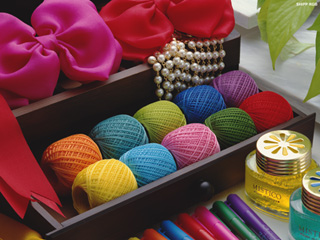
#> input picture 實作練習/opencv-view/data/s.jpg, 320 x 240 px
$ python '邊緣處理.py'
#> lines starting #> are read from the running program, lines starting #| are printed output that depends on the picture
import cv2

a = 50
img1 = cv2.imread('data/s.jpg')
#> img1 is the input picture: shape (240, 320, 3); mean B, G, R 68.4, 72.5, 111.6
img1 = cv2.resize(img1,None,fx=0.5,fy=0.5)
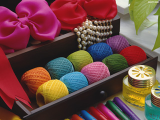
#> img1: shape (120, 160, 3); mean B, G, R 68.5, 72.6, 111.8

cv2.imshow('img',img1)

constant= cv2.copyMakeBorder(img1,a,a,a,a,cv2.BORDER_CONSTANT,value=(0,255,255))
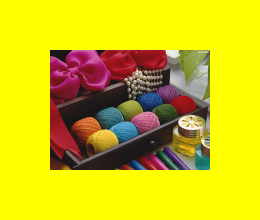
#> constant: shape (220, 260, 3); mean B, G, R 23, 193.8, 206.9
cv2.imshow('constant',constant)

replicate = cv2.copyMakeBorder(img1,a,a,a,a,cv2.BORDER_REPLICATE)
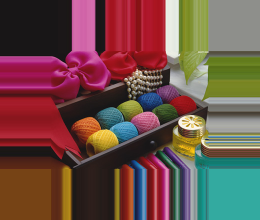
#> replicate: shape (220, 260, 3); mean B, G, R 72.5, 79.2, 110.2
cv2.imshow('replicate',replicate)

reflect = cv2.copyMakeBorder(img1,a,a,a,a,cv2.BORDER_REFLECT)
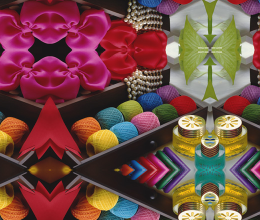
#> reflect: shape (220, 260, 3); mean B, G, R 70.4, 75.4, 117.2
cv2.imshow('reflect',reflect)

wrap = cv2.copyMakeBorder(img1,a,a,a,a,cv2.BORDER_WRAP)
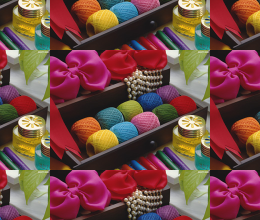
#> wrap: shape (220, 260, 3); mean B, G, R 70.4, 75.4, 117.2
cv2.imshow('wrap',wrap)

if cv2.waitKey(0) & 0xff == 27: #按ESC離開
#> (key Esc is pressed here)
    cv2.destroyAllWindows()

$ run again, with 實作練習/opencv-view/data/1.jpg copied over 實作練習/opencv-view/data/s.jpg
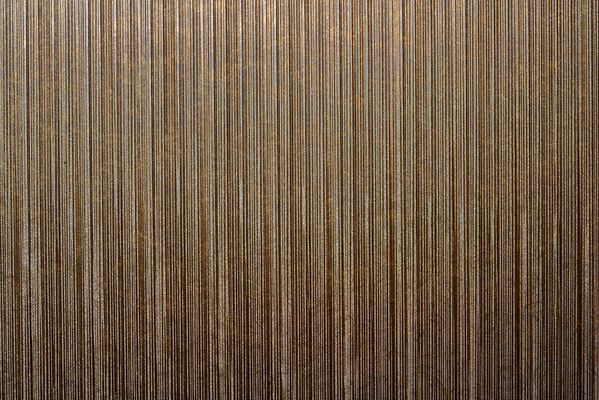
#> input picture 實作練習/opencv-view/data/1.jpg, 599 x 400 px
#> img1 is the input picture: shape (400, 599, 3); mean B, G, R 72.9, 93.9, 115
#> img1: shape (200, 300, 3)
#> `constant= cv2.copyMakeBorder(img1,a,a,a,a,cv2.BORDER_CONSTANT,value=(0..`:
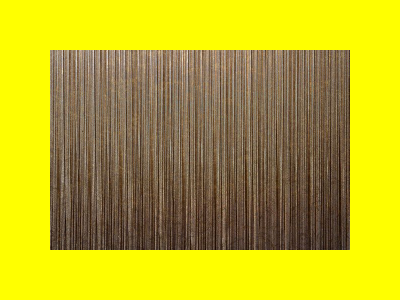
#> constant: shape (300, 400, 3); mean B, G, R 36.5, 174.5, 185.1
#> `wrap = cv2.copyMakeBorder(img1,a,a,a,a,cv2.BORDER_WRAP)`:
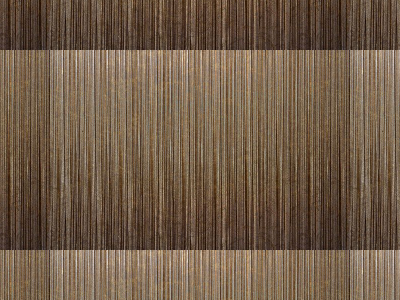
#> wrap: shape (300, 400, 3); mean B, G, R 72.6, 92.6, 113.4

$ run again, with 實作練習/opencv-view/data/2.jpg copied over 實作練習/opencv-view/data/s.jpg
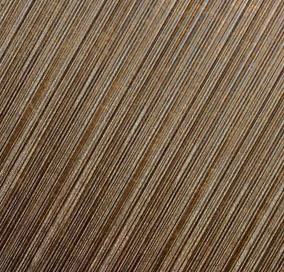
#> input picture 實作練習/opencv-view/data/2.jpg, 284 x 272 px
#> img1 is the input picture: shape (272, 284, 3); mean B, G, R 74.5, 97.4, 119
#> img1: shape (136, 142, 3)
#> `constant= cv2.copyMakeBorder(img1,a,a,a,a,cv2.BORDER_CONSTANT,value=(0..`:
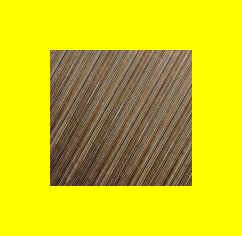
#> constant: shape (236, 242, 3); mean B, G, R 25.2, 201.8, 209
#> `wrap = cv2.copyMakeBorder(img1,a,a,a,a,cv2.BORDER_WRAP)`:
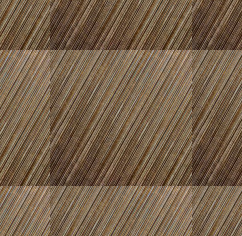
#> wrap: shape (236, 242, 3); mean B, G, R 74.6, 97.3, 118.8

$ run again, with 實作練習/opencv-view/data/3.jpg copied over 實作練習/opencv-view/data/s.jpg
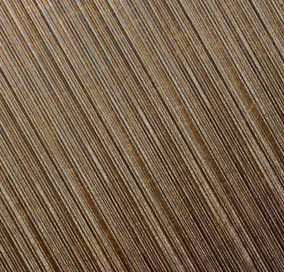
#> input picture 實作練習/opencv-view/data/3.jpg, 284 x 272 px
#> img1 is the input picture: shape (272, 284, 3); mean B, G, R 74.5, 97.4, 119
#> img1: shape (136, 142, 3)
#> `constant= cv2.copyMakeBorder(img1,a,a,a,a,cv2.BORDER_CONSTANT,value=(0..`:
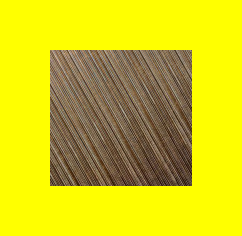
#> constant: shape (236, 242, 3); mean B, G, R 25.2, 201.8, 209
#> `wrap = cv2.copyMakeBorder(img1,a,a,a,a,cv2.BORDER_WRAP)`:
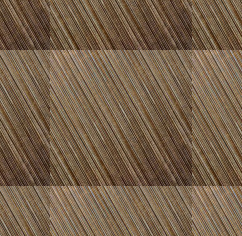
#> wrap: shape (236, 242, 3); mean B, G, R 74.6, 97.3, 118.8
